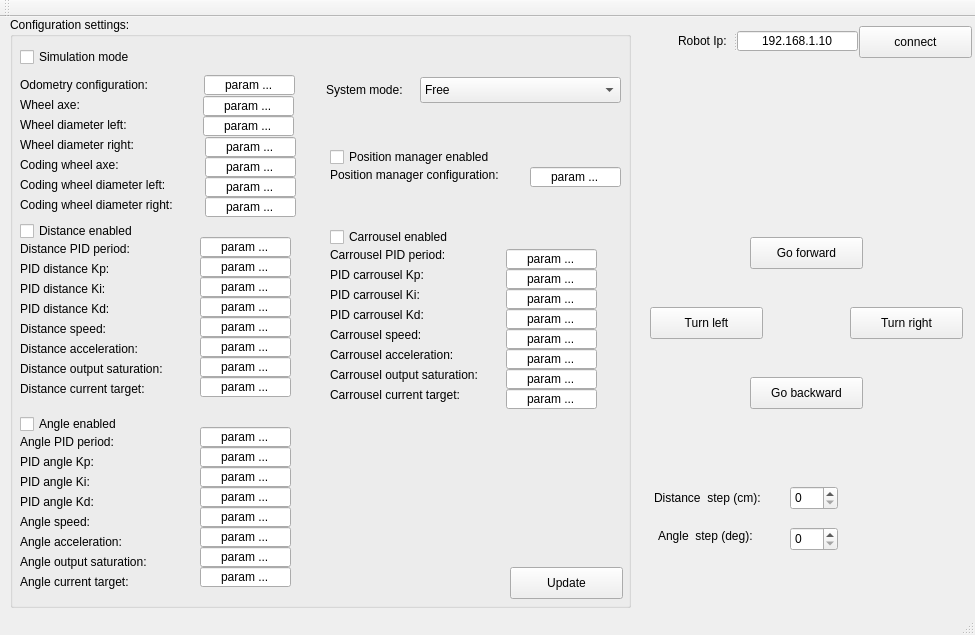
<?xml version="1.0" encoding="UTF-8"?>
<ui version="4.0">
 <class>MainWindow</class>
 <widget class="QMainWindow" name="MainWindow">
  <property name="geometry">
   <rect>
    <x>0</x>
    <y>0</y>
    <width>975</width>
    <height>635</height>
   </rect>
  </property>
  <property name="windowTitle">
   <string>WestBot configuration client</string>
  </property>
  <widget class="QWidget" name="centralWidget">
   <widget class="QPushButton" name="pushButton_2">
    <property name="geometry">
     <rect>
      <x>859</x>
      <y>9</y>
      <width>113</width>
      <height>32</height>
     </rect>
    </property>
    <property name="text">
     <string>connect</string>
    </property>
   </widget>
   <widget class="QGroupBox" name="groupBox">
    <property name="geometry">
     <rect>
      <x>10</x>
      <y>0</y>
      <width>621</width>
      <height>591</height>
     </rect>
    </property>
    <property name="title">
     <string>Configuration settings:</string>
    </property>
    <widget class="QCheckBox" name="checkBox">
     <property name="geometry">
      <rect>
       <x>10</x>
       <y>30</y>
       <width>131</width>
       <height>20</height>
      </rect>
     </property>
     <property name="text">
      <string>Simulation mode</string>
     </property>
    </widget>
    <widget class="QLabel" name="label_2">
     <property name="geometry">
      <rect>
       <x>10</x>
       <y>60</y>
       <width>151</width>
       <height>16</height>
      </rect>
     </property>
     <property name="text">
      <string>Odometry configuration:</string>
     </property>
    </widget>
    <widget class="QLabel" name="label_3">
     <property name="geometry">
      <rect>
       <x>10</x>
       <y>80</y>
       <width>71</width>
       <height>16</height>
      </rect>
     </property>
     <property name="text">
      <string>Wheel axe:</string>
     </property>
    </widget>
    <widget class="QLabel" name="label_4">
     <property name="geometry">
      <rect>
       <x>10</x>
       <y>100</y>
       <width>131</width>
       <height>16</height>
      </rect>
     </property>
     <property name="text">
      <string>Wheel diameter left:</string>
     </property>
    </widget>
    <widget class="QLabel" name="label_5">
     <property name="geometry">
      <rect>
       <x>10</x>
       <y>120</y>
       <width>131</width>
       <height>16</height>
      </rect>
     </property>
     <property name="text">
      <string>Wheel diameter right:</string>
     </property>
    </widget>
    <widget class="QLabel" name="label_6">
     <property name="geometry">
      <rect>
       <x>10</x>
       <y>140</y>
       <width>121</width>
       <height>16</height>
      </rect>
     </property>
     <property name="text">
      <string>Coding wheel axe:</string>
     </property>
    </widget>
    <widget class="QLabel" name="label_7">
     <property name="geometry">
      <rect>
       <x>10</x>
       <y>160</y>
       <width>171</width>
       <height>16</height>
      </rect>
     </property>
     <property name="text">
      <string>Coding wheel diameter left:</string>
     </property>
    </widget>
    <widget class="QLabel" name="label_8">
     <property name="geometry">
      <rect>
       <x>10</x>
       <y>180</y>
       <width>181</width>
       <height>16</height>
      </rect>
     </property>
     <property name="text">
      <string>Coding wheel diameter right:</string>
     </property>
    </widget>
    <widget class="QLabel" name="label_9">
     <property name="geometry">
      <rect>
       <x>10</x>
       <y>224</y>
       <width>131</width>
       <height>16</height>
      </rect>
     </property>
     <property name="text">
      <string>Distance PID period:</string>
     </property>
    </widget>
    <widget class="QCheckBox" name="checkBox_2">
     <property name="geometry">
      <rect>
       <x>10</x>
       <y>204</y>
       <width>131</width>
       <height>20</height>
      </rect>
     </property>
     <property name="text">
      <string>Distance enabled</string>
     </property>
    </widget>
    <widget class="QLabel" name="label_10">
     <property name="geometry">
      <rect>
       <x>10</x>
       <y>244</y>
       <width>111</width>
       <height>16</height>
      </rect>
     </property>
     <property name="text">
      <string>PID distance Kp:</string>
     </property>
    </widget>
    <widget class="QLabel" name="label_11">
     <property name="geometry">
      <rect>
       <x>10</x>
       <y>264</y>
       <width>101</width>
       <height>16</height>
      </rect>
     </property>
     <property name="text">
      <string>PID distance Ki:</string>
     </property>
    </widget>
    <widget class="QLabel" name="label_12">
     <property name="geometry">
      <rect>
       <x>10</x>
       <y>284</y>
       <width>111</width>
       <height>16</height>
      </rect>
     </property>
     <property name="text">
      <string>PID distance Kd:</string>
     </property>
    </widget>
    <widget class="QLabel" name="label_13">
     <property name="geometry">
      <rect>
       <x>10</x>
       <y>304</y>
       <width>181</width>
       <height>16</height>
      </rect>
     </property>
     <property name="text">
      <string>Distance speed:</string>
     </property>
    </widget>
    <widget class="QLabel" name="label_14">
     <property name="geometry">
      <rect>
       <x>10</x>
       <y>324</y>
       <width>141</width>
       <height>16</height>
      </rect>
     </property>
     <property name="text">
      <string>Distance acceleration:</string>
     </property>
    </widget>
    <widget class="QLabel" name="label_15">
     <property name="geometry">
      <rect>
       <x>10</x>
       <y>344</y>
       <width>171</width>
       <height>16</height>
      </rect>
     </property>
     <property name="text">
      <string>Distance output saturation:</string>
     </property>
    </widget>
    <widget class="QLabel" name="label_16">
     <property name="geometry">
      <rect>
       <x>10</x>
       <y>364</y>
       <width>151</width>
       <height>16</height>
      </rect>
     </property>
     <property name="text">
      <string>Distance current target:</string>
     </property>
    </widget>
    <widget class="QLabel" name="label_17">
     <property name="geometry">
      <rect>
       <x>10</x>
       <y>437</y>
       <width>111</width>
       <height>16</height>
      </rect>
     </property>
     <property name="text">
      <string>PID angle Kp:</string>
     </property>
    </widget>
    <widget class="QCheckBox" name="checkBox_3">
     <property name="geometry">
      <rect>
       <x>10</x>
       <y>397</y>
       <width>131</width>
       <height>20</height>
      </rect>
     </property>
     <property name="text">
      <string>Angle enabled</string>
     </property>
    </widget>
    <widget class="QLabel" name="label_18">
     <property name="geometry">
      <rect>
       <x>10</x>
       <y>457</y>
       <width>101</width>
       <height>16</height>
      </rect>
     </property>
     <property name="text">
      <string>PID angle Ki:</string>
     </property>
    </widget>
    <widget class="QLabel" name="label_19">
     <property name="geometry">
      <rect>
       <x>10</x>
       <y>537</y>
       <width>171</width>
       <height>16</height>
      </rect>
     </property>
     <property name="text">
      <string>Angle output saturation:</string>
     </property>
    </widget>
    <widget class="QLabel" name="label_20">
     <property name="geometry">
      <rect>
       <x>10</x>
       <y>557</y>
       <width>151</width>
       <height>16</height>
      </rect>
     </property>
     <property name="text">
      <string>Angle current target:</string>
     </property>
    </widget>
    <widget class="QLabel" name="label_21">
     <property name="geometry">
      <rect>
       <x>10</x>
       <y>417</y>
       <width>131</width>
       <height>16</height>
      </rect>
     </property>
     <property name="text">
      <string>Angle PID period:</string>
     </property>
    </widget>
    <widget class="QLabel" name="label_22">
     <property name="geometry">
      <rect>
       <x>10</x>
       <y>477</y>
       <width>111</width>
       <height>16</height>
      </rect>
     </property>
     <property name="text">
      <string>PID angle Kd:</string>
     </property>
    </widget>
    <widget class="QLabel" name="label_23">
     <property name="geometry">
      <rect>
       <x>10</x>
       <y>497</y>
       <width>181</width>
       <height>16</height>
      </rect>
     </property>
     <property name="text">
      <string>Angle speed:</string>
     </property>
    </widget>
    <widget class="QLabel" name="label_24">
     <property name="geometry">
      <rect>
       <x>10</x>
       <y>517</y>
       <width>141</width>
       <height>16</height>
      </rect>
     </property>
     <property name="text">
      <string>Angle acceleration:</string>
     </property>
    </widget>
    <widget class="QLabel" name="label_25">
     <property name="geometry">
      <rect>
       <x>320</x>
       <y>270</y>
       <width>101</width>
       <height>16</height>
      </rect>
     </property>
     <property name="text">
      <string>PID carrousel Ki:</string>
     </property>
    </widget>
    <widget class="QLabel" name="label_26">
     <property name="geometry">
      <rect>
       <x>320</x>
       <y>350</y>
       <width>171</width>
       <height>16</height>
      </rect>
     </property>
     <property name="text">
      <string>Carrousel output saturation:</string>
     </property>
    </widget>
    <widget class="QLabel" name="label_27">
     <property name="geometry">
      <rect>
       <x>320</x>
       <y>310</y>
       <width>181</width>
       <height>16</height>
      </rect>
     </property>
     <property name="text">
      <string>Carrousel speed:</string>
     </property>
    </widget>
    <widget class="QLabel" name="label_28">
     <property name="geometry">
      <rect>
       <x>320</x>
       <y>230</y>
       <width>131</width>
       <height>16</height>
      </rect>
     </property>
     <property name="text">
      <string>Carrousel PID period:</string>
     </property>
    </widget>
    <widget class="QLabel" name="label_29">
     <property name="geometry">
      <rect>
       <x>320</x>
       <y>250</y>
       <width>111</width>
       <height>16</height>
      </rect>
     </property>
     <property name="text">
      <string>PID carrousel Kp:</string>
     </property>
    </widget>
    <widget class="QCheckBox" name="checkBox_4">
     <property name="geometry">
      <rect>
       <x>320</x>
       <y>210</y>
       <width>131</width>
       <height>20</height>
      </rect>
     </property>
     <property name="text">
      <string>Carrousel enabled</string>
     </property>
    </widget>
    <widget class="QLabel" name="label_30">
     <property name="geometry">
      <rect>
       <x>320</x>
       <y>330</y>
       <width>141</width>
       <height>16</height>
      </rect>
     </property>
     <property name="text">
      <string>Carrousel acceleration:</string>
     </property>
    </widget>
    <widget class="QLabel" name="label_31">
     <property name="geometry">
      <rect>
       <x>320</x>
       <y>290</y>
       <width>111</width>
       <height>16</height>
      </rect>
     </property>
     <property name="text">
      <string>PID carrousel Kd:</string>
     </property>
    </widget>
    <widget class="QLabel" name="label_32">
     <property name="geometry">
      <rect>
       <x>320</x>
       <y>370</y>
       <width>151</width>
       <height>16</height>
      </rect>
     </property>
     <property name="text">
      <string>Carrousel current target:</string>
     </property>
    </widget>
    <widget class="QComboBox" name="comboBox">
     <property name="geometry">
      <rect>
       <x>410</x>
       <y>60</y>
       <width>201</width>
       <height>26</height>
      </rect>
     </property>
     <item>
      <property name="text">
       <string>Free</string>
      </property>
     </item>
     <item>
      <property name="text">
       <string>Distance only</string>
      </property>
     </item>
     <item>
      <property name="text">
       <string>Angle only</string>
      </property>
     </item>
     <item>
      <property name="text">
       <string>Full</string>
      </property>
     </item>
    </widget>
    <widget class="QLabel" name="label_33">
     <property name="geometry">
      <rect>
       <x>316</x>
       <y>65</y>
       <width>91</width>
       <height>16</height>
      </rect>
     </property>
     <property name="text">
      <string>System mode:</string>
     </property>
    </widget>
    <widget class="QLineEdit" name="lineEdit_3">
     <property name="geometry">
      <rect>
       <x>194</x>
       <y>58</y>
       <width>91</width>
       <height>20</height>
      </rect>
     </property>
     <property name="text">
      <string>param ...</string>
     </property>
     <property name="alignment">
      <set>Qt::AlignCenter</set>
     </property>
    </widget>
    <widget class="QLineEdit" name="lineEdit_4">
     <property name="geometry">
      <rect>
       <x>193</x>
       <y>79</y>
       <width>91</width>
       <height>20</height>
      </rect>
     </property>
     <property name="text">
      <string>param ...</string>
     </property>
     <property name="alignment">
      <set>Qt::AlignCenter</set>
     </property>
    </widget>
    <widget class="QLineEdit" name="lineEdit_5">
     <property name="geometry">
      <rect>
       <x>193</x>
       <y>99</y>
       <width>91</width>
       <height>20</height>
      </rect>
     </property>
     <property name="text">
      <string>param ...</string>
     </property>
     <property name="alignment">
      <set>Qt::AlignCenter</set>
     </property>
    </widget>
    <widget class="QLineEdit" name="lineEdit_6">
     <property name="geometry">
      <rect>
       <x>195</x>
       <y>120</y>
       <width>91</width>
       <height>20</height>
      </rect>
     </property>
     <property name="text">
      <string>param ...</string>
     </property>
     <property name="alignment">
      <set>Qt::AlignCenter</set>
     </property>
    </widget>
    <widget class="QLineEdit" name="lineEdit_7">
     <property name="geometry">
      <rect>
       <x>195</x>
       <y>140</y>
       <width>91</width>
       <height>20</height>
      </rect>
     </property>
     <property name="text">
      <string>param ...</string>
     </property>
     <property name="alignment">
      <set>Qt::AlignCenter</set>
     </property>
    </widget>
    <widget class="QLineEdit" name="lineEdit_8">
     <property name="geometry">
      <rect>
       <x>195</x>
       <y>160</y>
       <width>91</width>
       <height>20</height>
      </rect>
     </property>
     <property name="text">
      <string>param ...</string>
     </property>
     <property name="alignment">
      <set>Qt::AlignCenter</set>
     </property>
    </widget>
    <widget class="QLineEdit" name="lineEdit_9">
     <property name="geometry">
      <rect>
       <x>195</x>
       <y>180</y>
       <width>91</width>
       <height>20</height>
      </rect>
     </property>
     <property name="text">
      <string>param ...</string>
     </property>
     <property name="alignment">
      <set>Qt::AlignCenter</set>
     </property>
    </widget>
    <widget class="QLineEdit" name="lineEdit_10">
     <property name="geometry">
      <rect>
       <x>190</x>
       <y>220</y>
       <width>91</width>
       <height>20</height>
      </rect>
     </property>
     <property name="text">
      <string>param ...</string>
     </property>
     <property name="alignment">
      <set>Qt::AlignCenter</set>
     </property>
    </widget>
    <widget class="QLineEdit" name="lineEdit_11">
     <property name="geometry">
      <rect>
       <x>190</x>
       <y>240</y>
       <width>91</width>
       <height>20</height>
      </rect>
     </property>
     <property name="text">
      <string>param ...</string>
     </property>
     <property name="alignment">
      <set>Qt::AlignCenter</set>
     </property>
    </widget>
    <widget class="QLineEdit" name="lineEdit_12">
     <property name="geometry">
      <rect>
       <x>190</x>
       <y>260</y>
       <width>91</width>
       <height>20</height>
      </rect>
     </property>
     <property name="text">
      <string>param ...</string>
     </property>
     <property name="alignment">
      <set>Qt::AlignCenter</set>
     </property>
    </widget>
    <widget class="QLineEdit" name="lineEdit_13">
     <property name="geometry">
      <rect>
       <x>190</x>
       <y>280</y>
       <width>91</width>
       <height>20</height>
      </rect>
     </property>
     <property name="text">
      <string>param ...</string>
     </property>
     <property name="alignment">
      <set>Qt::AlignCenter</set>
     </property>
    </widget>
    <widget class="QLineEdit" name="lineEdit_14">
     <property name="geometry">
      <rect>
       <x>190</x>
       <y>300</y>
       <width>91</width>
       <height>20</height>
      </rect>
     </property>
     <property name="text">
      <string>param ...</string>
     </property>
     <property name="alignment">
      <set>Qt::AlignCenter</set>
     </property>
    </widget>
    <widget class="QLineEdit" name="lineEdit_15">
     <property name="geometry">
      <rect>
       <x>190</x>
       <y>320</y>
       <width>91</width>
       <height>20</height>
      </rect>
     </property>
     <property name="text">
      <string>param ...</string>
     </property>
     <property name="alignment">
      <set>Qt::AlignCenter</set>
     </property>
    </widget>
    <widget class="QLineEdit" name="lineEdit_16">
     <property name="geometry">
      <rect>
       <x>190</x>
       <y>340</y>
       <width>91</width>
       <height>20</height>
      </rect>
     </property>
     <property name="text">
      <string>param ...</string>
     </property>
     <property name="alignment">
      <set>Qt::AlignCenter</set>
     </property>
    </widget>
    <widget class="QLineEdit" name="lineEdit_17">
     <property name="geometry">
      <rect>
       <x>190</x>
       <y>360</y>
       <width>91</width>
       <height>20</height>
      </rect>
     </property>
     <property name="text">
      <string>param ...</string>
     </property>
     <property name="alignment">
      <set>Qt::AlignCenter</set>
     </property>
    </widget>
    <widget class="QLineEdit" name="lineEdit_18">
     <property name="geometry">
      <rect>
       <x>190</x>
       <y>430</y>
       <width>91</width>
       <height>20</height>
      </rect>
     </property>
     <property name="text">
      <string>param ...</string>
     </property>
     <property name="alignment">
      <set>Qt::AlignCenter</set>
     </property>
    </widget>
    <widget class="QLineEdit" name="lineEdit_19">
     <property name="geometry">
      <rect>
       <x>190</x>
       <y>410</y>
       <width>91</width>
       <height>20</height>
      </rect>
     </property>
     <property name="text">
      <string>param ...</string>
     </property>
     <property name="alignment">
      <set>Qt::AlignCenter</set>
     </property>
    </widget>
    <widget class="QLineEdit" name="lineEdit_20">
     <property name="geometry">
      <rect>
       <x>190</x>
       <y>490</y>
       <width>91</width>
       <height>20</height>
      </rect>
     </property>
     <property name="text">
      <string>param ...</string>
     </property>
     <property name="alignment">
      <set>Qt::AlignCenter</set>
     </property>
    </widget>
    <widget class="QLineEdit" name="lineEdit_21">
     <property name="geometry">
      <rect>
       <x>190</x>
       <y>470</y>
       <width>91</width>
       <height>20</height>
      </rect>
     </property>
     <property name="text">
      <string>param ...</string>
     </property>
     <property name="alignment">
      <set>Qt::AlignCenter</set>
     </property>
    </widget>
    <widget class="QLineEdit" name="lineEdit_22">
     <property name="geometry">
      <rect>
       <x>190</x>
       <y>550</y>
       <width>91</width>
       <height>20</height>
      </rect>
     </property>
     <property name="text">
      <string>param ...</string>
     </property>
     <property name="alignment">
      <set>Qt::AlignCenter</set>
     </property>
    </widget>
    <widget class="QLineEdit" name="lineEdit_23">
     <property name="geometry">
      <rect>
       <x>190</x>
       <y>450</y>
       <width>91</width>
       <height>20</height>
      </rect>
     </property>
     <property name="text">
      <string>param ...</string>
     </property>
     <property name="alignment">
      <set>Qt::AlignCenter</set>
     </property>
    </widget>
    <widget class="QLineEdit" name="lineEdit_24">
     <property name="geometry">
      <rect>
       <x>190</x>
       <y>510</y>
       <width>91</width>
       <height>20</height>
      </rect>
     </property>
     <property name="text">
      <string>param ...</string>
     </property>
     <property name="alignment">
      <set>Qt::AlignCenter</set>
     </property>
    </widget>
    <widget class="QLineEdit" name="lineEdit_25">
     <property name="geometry">
      <rect>
       <x>190</x>
       <y>530</y>
       <width>91</width>
       <height>20</height>
      </rect>
     </property>
     <property name="text">
      <string>param ...</string>
     </property>
     <property name="alignment">
      <set>Qt::AlignCenter</set>
     </property>
    </widget>
    <widget class="QLineEdit" name="lineEdit_26">
     <property name="geometry">
      <rect>
       <x>496</x>
       <y>252</y>
       <width>91</width>
       <height>20</height>
      </rect>
     </property>
     <property name="text">
      <string>param ...</string>
     </property>
     <property name="alignment">
      <set>Qt::AlignCenter</set>
     </property>
    </widget>
    <widget class="QLineEdit" name="lineEdit_27">
     <property name="geometry">
      <rect>
       <x>496</x>
       <y>232</y>
       <width>91</width>
       <height>20</height>
      </rect>
     </property>
     <property name="text">
      <string>param ...</string>
     </property>
     <property name="alignment">
      <set>Qt::AlignCenter</set>
     </property>
    </widget>
    <widget class="QLineEdit" name="lineEdit_28">
     <property name="geometry">
      <rect>
       <x>496</x>
       <y>312</y>
       <width>91</width>
       <height>20</height>
      </rect>
     </property>
     <property name="text">
      <string>param ...</string>
     </property>
     <property name="alignment">
      <set>Qt::AlignCenter</set>
     </property>
    </widget>
    <widget class="QLineEdit" name="lineEdit_29">
     <property name="geometry">
      <rect>
       <x>496</x>
       <y>292</y>
       <width>91</width>
       <height>20</height>
      </rect>
     </property>
     <property name="text">
      <string>param ...</string>
     </property>
     <property name="alignment">
      <set>Qt::AlignCenter</set>
     </property>
    </widget>
    <widget class="QLineEdit" name="lineEdit_30">
     <property name="geometry">
      <rect>
       <x>496</x>
       <y>372</y>
       <width>91</width>
       <height>20</height>
      </rect>
     </property>
     <property name="text">
      <string>param ...</string>
     </property>
     <property name="alignment">
      <set>Qt::AlignCenter</set>
     </property>
    </widget>
    <widget class="QLineEdit" name="lineEdit_31">
     <property name="geometry">
      <rect>
       <x>496</x>
       <y>272</y>
       <width>91</width>
       <height>20</height>
      </rect>
     </property>
     <property name="text">
      <string>param ...</string>
     </property>
     <property name="alignment">
      <set>Qt::AlignCenter</set>
     </property>
    </widget>
    <widget class="QLineEdit" name="lineEdit_32">
     <property name="geometry">
      <rect>
       <x>496</x>
       <y>332</y>
       <width>91</width>
       <height>20</height>
      </rect>
     </property>
     <property name="text">
      <string>param ...</string>
     </property>
     <property name="alignment">
      <set>Qt::AlignCenter</set>
     </property>
    </widget>
    <widget class="QLineEdit" name="lineEdit_33">
     <property name="geometry">
      <rect>
       <x>496</x>
       <y>352</y>
       <width>91</width>
       <height>20</height>
      </rect>
     </property>
     <property name="text">
      <string>param ...</string>
     </property>
     <property name="alignment">
      <set>Qt::AlignCenter</set>
     </property>
    </widget>
    <widget class="QLineEdit" name="lineEdit_34">
     <property name="geometry">
      <rect>
       <x>520</x>
       <y>150</y>
       <width>91</width>
       <height>20</height>
      </rect>
     </property>
     <property name="text">
      <string>param ...</string>
     </property>
     <property name="alignment">
      <set>Qt::AlignCenter</set>
     </property>
    </widget>
    <widget class="QLabel" name="label_34">
     <property name="geometry">
      <rect>
       <x>320</x>
       <y>150</y>
       <width>201</width>
       <height>16</height>
      </rect>
     </property>
     <property name="text">
      <string>Position manager configuration:</string>
     </property>
    </widget>
    <widget class="QCheckBox" name="checkBox_5">
     <property name="geometry">
      <rect>
       <x>320</x>
       <y>130</y>
       <width>181</width>
       <height>20</height>
      </rect>
     </property>
     <property name="text">
      <string>Position manager enabled</string>
     </property>
    </widget>
    <widget class="QPushButton" name="pushButton">
     <property name="geometry">
      <rect>
       <x>500</x>
       <y>550</y>
       <width>113</width>
       <height>32</height>
      </rect>
     </property>
     <property name="text">
      <string>Update</string>
     </property>
    </widget>
   </widget>
   <widget class="QPushButton" name="pushButton_3">
    <property name="geometry">
     <rect>
      <x>750</x>
      <y>220</y>
      <width>113</width>
      <height>32</height>
     </rect>
    </property>
    <property name="text">
     <string>Go forward</string>
    </property>
   </widget>
   <widget class="QPushButton" name="pushButton_4">
    <property name="geometry">
     <rect>
      <x>750</x>
      <y>360</y>
      <width>113</width>
      <height>32</height>
     </rect>
    </property>
    <property name="text">
     <string>Go backward</string>
    </property>
   </widget>
   <widget class="QPushButton" name="pushButton_5">
    <property name="geometry">
     <rect>
      <x>650</x>
      <y>290</y>
      <width>113</width>
      <height>32</height>
     </rect>
    </property>
    <property name="text">
     <string>Turn left</string>
    </property>
   </widget>
   <widget class="QPushButton" name="pushButton_6">
    <property name="geometry">
     <rect>
      <x>850</x>
      <y>290</y>
      <width>113</width>
      <height>32</height>
     </rect>
    </property>
    <property name="text">
     <string>Turn right</string>
    </property>
   </widget>
   <widget class="QLabel" name="label_35">
    <property name="geometry">
     <rect>
      <x>654</x>
      <y>473</y>
      <width>141</width>
      <height>16</height>
     </rect>
    </property>
    <property name="text">
     <string>Distance  step (cm):</string>
    </property>
   </widget>
   <widget class="QLabel" name="label_36">
    <property name="geometry">
     <rect>
      <x>658</x>
      <y>511</y>
      <width>121</width>
      <height>16</height>
     </rect>
    </property>
    <property name="text">
     <string>Angle  step (deg):</string>
    </property>
   </widget>
   <widget class="QSpinBox" name="spinBox">
    <property name="geometry">
     <rect>
      <x>790</x>
      <y>469</y>
      <width>48</width>
      <height>24</height>
     </rect>
    </property>
   </widget>
   <widget class="QSpinBox" name="spinBox_2">
    <property name="geometry">
     <rect>
      <x>790</x>
      <y>510</y>
      <width>48</width>
      <height>24</height>
     </rect>
    </property>
   </widget>
   <widget class="QSplitter" name="splitter">
    <property name="geometry">
     <rect>
      <x>678</x>
      <y>14</y>
      <width>180</width>
      <height>20</height>
     </rect>
    </property>
    <property name="orientation">
     <enum>Qt::Horizontal</enum>
    </property>
    <widget class="QLabel" name="label">
     <property name="text">
      <string>Robot Ip:</string>
     </property>
    </widget>
    <widget class="QLineEdit" name="lineEdit">
     <property name="text">
      <string>192.168.1.10</string>
     </property>
     <property name="alignment">
      <set>Qt::AlignCenter</set>
     </property>
    </widget>
   </widget>
  </widget>
  <widget class="QMenuBar" name="menuBar">
   <property name="geometry">
    <rect>
     <x>0</x>
     <y>0</y>
     <width>975</width>
     <height>22</height>
    </rect>
   </property>
  </widget>
  <widget class="QToolBar" name="mainToolBar">
   <attribute name="toolBarArea">
    <enum>TopToolBarArea</enum>
   </attribute>
   <attribute name="toolBarBreak">
    <bool>false</bool>
   </attribute>
  </widget>
  <widget class="QStatusBar" name="statusBar"/>
 </widget>
 <layoutdefault spacing="6" margin="11"/>
 <resources/>
 <connections/>
</ui>
